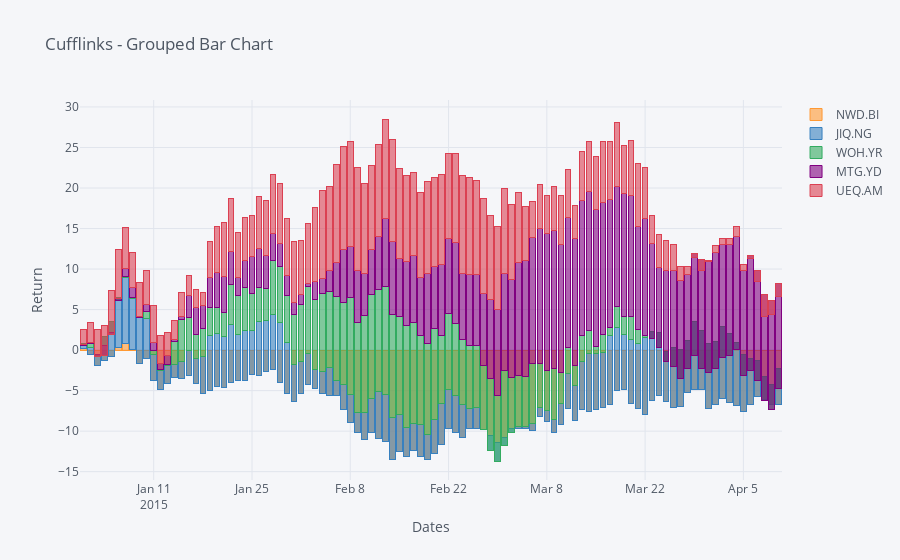

Notebook source saved alongside this figure:
### Code cell
cf.datagen.lines(5).iplot(kind='bar',xTitle='Dates',yTitle='Return',title='Cufflinks - Grouped Bar Chart',
                          barmode='stack')
